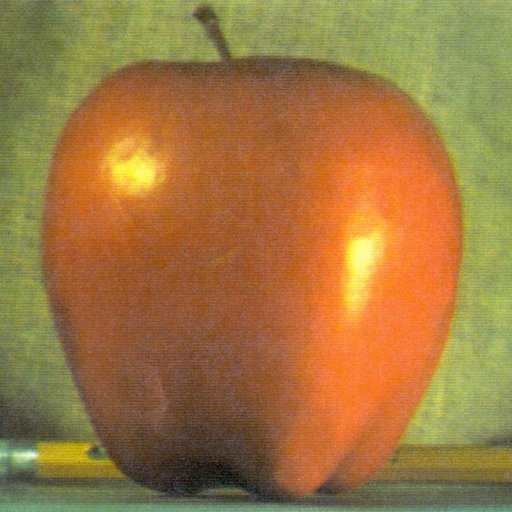
#> input picture apple.jpg, 512 x 512 px, given in place of slow.flv, which was not available
$ python 35.camshift.py
#> lines starting #> are read from the running program, lines starting #| are printed output that depends on the picture; after the words box and inside, x2 and y2 are one past the last pixel; in counts of white or black regions, pixels touching at a corner belong together; pictures that were not available may be replaced by others from this repository, and a replacement may not be noted
#Camshift in OpenCV

#We need to adapt the window size with size and rotation of the target. Once again, the solution came from “OpenCV Labs” and
#it is called CAMshift (Continuously Adaptive Meanshift)


#It applies meanshift first. Once meanshift converges, it updates the size of the window as, s = 2 × M/256 . It also
#calculates the orientation of best fitting ellipse to it. Again it applies the meanshift with new scaled search window
#and previous window location. The process is continued until required accuracy is met.


#It is almost same as meanshift, but it returns a rotated rectangle (that is our result) and box parameters (used to be
#passed as search window in next iteration)

import numpy as np
import cv2
cap = cv2.VideoCapture('slow.flv')
# take first frame of the video
ret,frame = cap.read()
#> frame is the input picture: shape (512, 512, 3); mean B, G, R 64.8, 119.7, 159.1
# setup initial location of window
r,h,c,w = 250,90,400,125 # simply hardcoded the values
track_window = (c,r,w,h)
# set up the ROI for tracking
roi = frame[r:r+h, c:c+w]
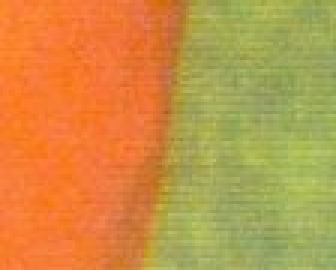
#> roi: shape (90, 112, 3) (shown 3 times larger); mean B, G, R 70.5, 146, 199.9
hsv_roi = cv2.cvtColor(frame, cv2.COLOR_BGR2HSV)
#> hsv_roi: shape (512, 512, 3); mean H, S, V 21.7, 145.4, 163
mask = cv2.inRange(hsv_roi, np.array((0., 60.,32.)), np.array((180.,255.,255.)))
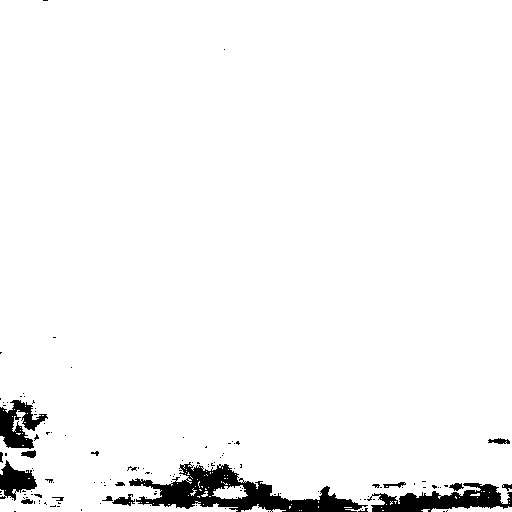
#> mask: shape (512, 512); 96.3% white; 127 black regions (109 under 20 px), largest, box (x1, y1, x2, y2) and area: (129, 462, 368, 512) 4543, (367, 483, 512, 512) 2142, (0, 400, 48, 449) 1205
roi_hist = cv2.calcHist([hsv_roi],[0],mask,[180],[0,180])
#> roi_hist = 180 values, max 38652 at index 11, min 0 at index 79, mean 1402.5
cv2.normalize(roi_hist,roi_hist,0,255,cv2.NORM_MINMAX)
# Setup the termination criteria, either 10 iteration or move by atleast 1 pt
term_crit = ( cv2.TERM_CRITERIA_EPS | cv2.TERM_CRITERIA_COUNT, 10, 1 )
while(1):
	ret ,frame = cap.read()
	if ret == True:
		hsv = cv2.cvtColor(frame, cv2.COLOR_BGR2HSV)
		dst = cv2.calcBackProject([hsv],[0],roi_hist,[0,180],1)
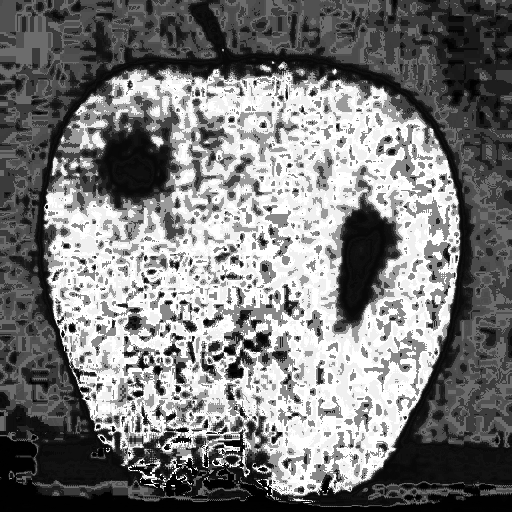
#> dst: shape (512, 512); min 0, max 255, mean 121.8
		# apply meanshift to get the new location
		ret, track_window = cv2.CamShift(dst, track_window, term_crit)
#> ret = ((404, 317), (104.4, 143.8), 46.09); track_window = (351, 266, 106, 102)
		# Draw it on image
		pts = cv2.boxPoints(ret)
#> pts = [[316, 329.2], [419.6, 229.5], [492, 304.8], [388.4, 404.5]]
		pts = np.int0(pts)
#> pts = [[316, 329], [419, 229], [491, 304], [388, 404]]
		img2 = cv2.polylines(frame,[pts],True, 255,2)
		cv2.imshow('img2',img2)
		k = cv2.waitKey(60) & 0xff
#> (key Esc is pressed here)
		if k == 27:
			break
		else:
			cv2.imwrite(chr(k)+".jpg",img2)
	else:
		break
cv2.destroyAllWindows()
cap.release()

$ run again, on butterfly.jpg
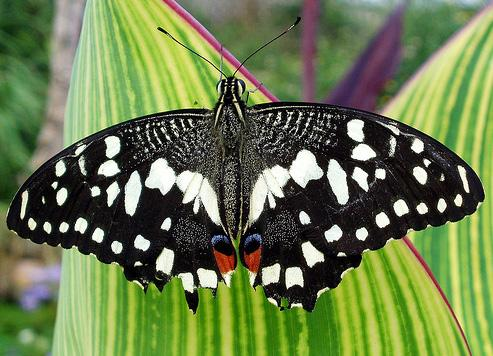
#> input picture butterfly.jpg, 493 x 356 px, given in place of slow.flv, which was not available
#> frame is the input picture: shape (356, 493, 3); mean B, G, R 77.2, 123.6, 107
#> hsv_roi: shape (356, 493, 3); mean H, S, V 56.2, 104.6, 127.3
#> `mask = cv2.inRange(hsv_roi, np.array((0., 60.,32.)), np.array((180.,25..`:
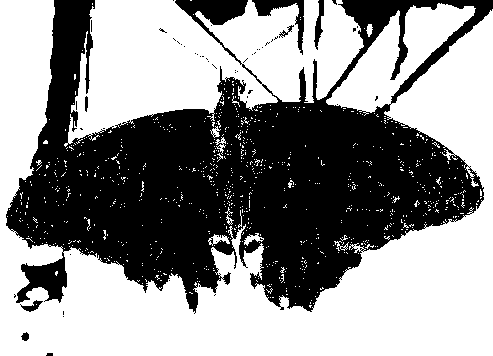
#> mask: shape (356, 493); 56.7% white; 56 black regions (49 under 20 px), largest, box (x1, y1, x2, y2) and area: (6, 0, 493, 314) 74658, (252, 0, 304, 55) 711, (314, 0, 324, 50) 238
#> roi_hist = 180 values, max 4811 at index 47, min 0 at index 86, mean 552.6
#> `dst = cv2.calcBackProject([hsv],[0],roi_hist,[0,180],1)`:
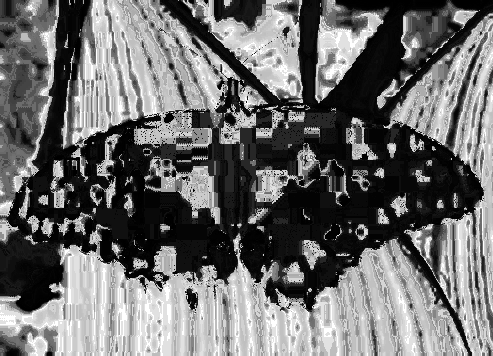
#> dst: shape (356, 493); min 0, max 255, mean 108.6
#> ret = ((428, 308), (114.1, 133), 91.84); track_window = (363, 260, 130, 96)
#> `pts = cv2.boxPoints(ret)`: pts = [[363.4, 248.8], [496.3, 253.1], [492.6, 367.2], [359.7, 362.9]]
#> `pts = np.int0(pts)`: pts = [[363, 248], [496, 253], [492, 367], [359, 362]]
